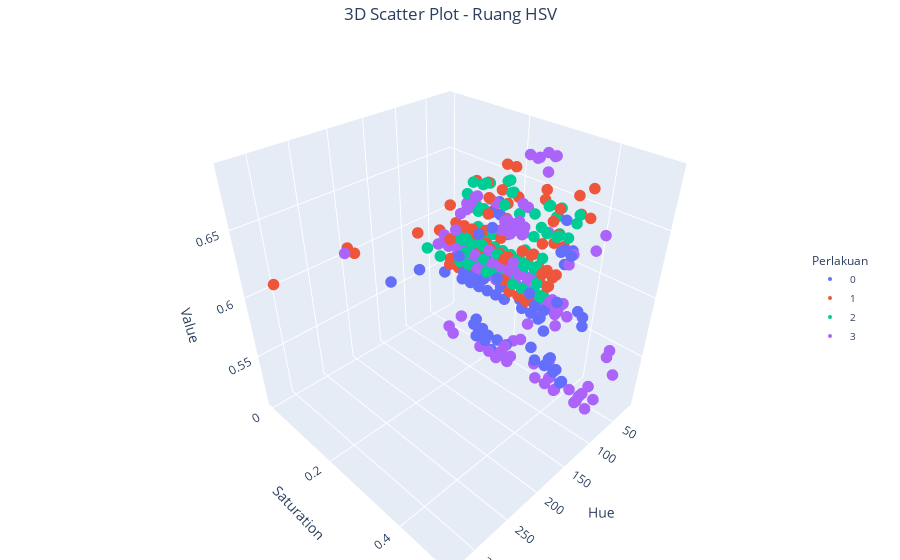

The notebook cell saved with this chart:
### Code cell
plot_3d_color_space(df_hsv, 'H', 'S', 'V', color_col='Perlakuan',
                    title="3D Scatter Plot - Ruang HSV",
                    axis_labels=['Hue', 'Saturation', 'Value'])

### Figure 1 — Plotly figure (JSON) as saved in the notebook; plotly's stock layout.template omitted (floating-point values rounded to 4 significant figures; data arrays with more than 128 entries replaced by an {"elided": "..."} marker saying what was removed)
{"data": [{"hovertemplate": "Perlakuan=0<br>H=%{x}<br>S=%{y}<br>V=%{z}<extra></extra>", "legendgroup": "0", "marker": {"color": "#636efa", "size": 4, "symbol": "circle"}, "mode": "markers", "name": "0", "scene": "scene", "showlegend": true, "type": "scatter3d", "x": {"elided": "326 float values"}, "y": {"elided": "326 float values"}, "z": {"elided": "326 float values"}}, {"hovertemplate": "Perlakuan=1<br>H=%{x}<br>S=%{y}<br>V=%{z}<extra></extra>", "legendgroup": "1", "marker": {"color": "#EF553B", "size": 4, "symbol": "circle"}, "mode": "markers", "name": "1", "scene": "scene", "showlegend": true, "type": "scatter3d", "x": {"elided": "368 float values"}, "y": {"elided": "368 float values"}, "z": {"elided": "368 float values"}}, {"hovertemplate": "Perlakuan=2<br>H=%{x}<br>S=%{y}<br>V=%{z}<extra></extra>", "legendgroup": "2", "marker": {"color": "#00cc96", "size": 4, "symbol": "circle"}, "mode": "markers", "name": "2", "scene": "scene", "showlegend": true, "type": "scatter3d", "x": {"elided": "390 float values"}, "y": {"elided": "390 float values"}, "z": {"elided": "390 float values"}}, {"hovertemplate": "Perlakuan=3<br>H=%{x}<br>S=%{y}<br>V=%{z}<extra></extra>", "legendgroup": "3", "marker": {"color": "#ab63fa", "size": 4, "symbol": "circle"}, "mode": "markers", "name": "3", "scene": "scene", "showlegend": true, "type": "scatter3d", "x": {"elided": "357 float values"}, "y": {"elided": "357 float values"}, "z": {"elided": "357 float values"}}], "layout": {"coloraxis": {"colorbar": {"len": 0.01, "lenmode": "fraction", "thickness": 0, "thicknessmode": "pixels"}}, "legend": {"font": {"size": 10}, "title": {"text": "Perlakuan"}, "tracegroupgap": 0, "x": 0.9, "xanchor": "left", "y": 0.5, "yanchor": "middle"}, "margin": {"b": 0, "l": 0, "r": 0, "t": 40}, "scene": {"aspectmode": "cube", "domain": {"x": [0, 1], "y": [0, 1]}, "xaxis": {"title": {"text": "Hue"}}, "yaxis": {"title": {"text": "Saturation"}}, "zaxis": {"title": {"text": "Value"}}}, "showlegend": true, "title": {"text": "3D Scatter Plot - Ruang HSV", "x": 0.5}}}
